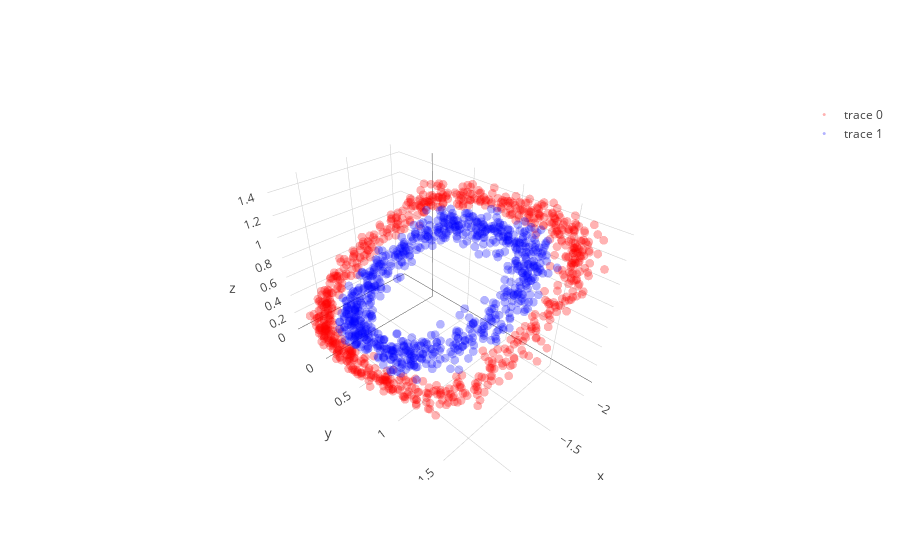
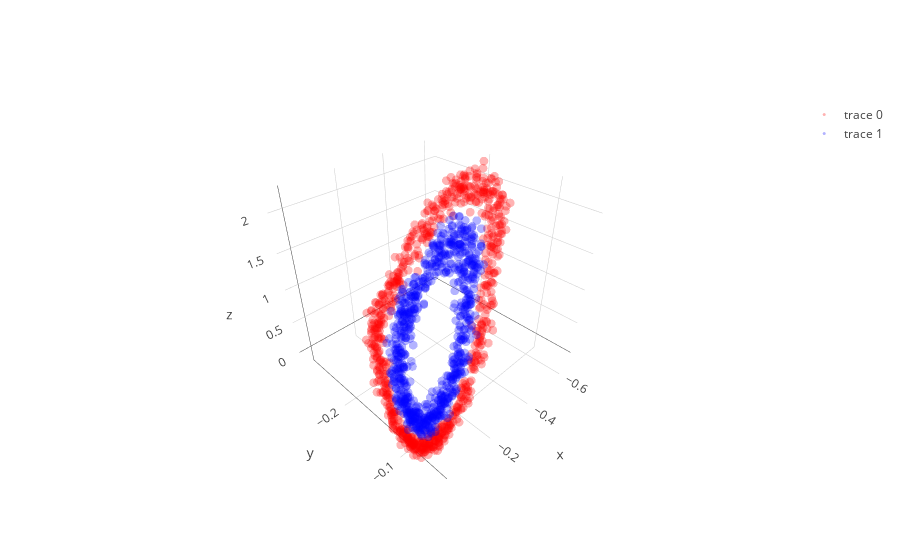

The notebook cell these images were saved under, in order:
### Code cell
learning_rate = 0.0008; beta1=0.9; beta2=0.999; adam_e = 1e-8 

l1 = PCA_layer(2,3);  l1b= batch_norm()
l2 = PCA_layer(3,3);  l2b= batch_norm()
l3 = PCA_layer(3,2)

mini_batch_size    = 20
training_iteration = 100

copyX = np.copy(X)
for iter in range(training_iteration):

    copyX = shuffle(copyX)
    for current_batch_index in range(0,len(X),mini_batch_size):
        current_batch = copyX[current_batch_index:current_batch_index+mini_batch_size]
        
        layer1,layer1_var = l1.feed_non(current_batch,0)
        layer2,layer2_var = l2.feed_non(layer1,0)
        layer3,layer3_var = l3.feed_linear(layer2)

        sys.stdout.write("Iter: " + str(iter) + " " + str(layer1_var.mean() + layer2_var.mean() + layer3_var.mean()) + '\r'); sys.stdout.flush()
        
        grad3   = l3.back_linear()
        grad2   = l2.back_non(grad3,cancel=0,sign_value=-1)
        grad1   = l1.back_non(grad2,cancel=0,sign_value=-1)
   
layer1,layer1_var = l1.feed_non(X,0)
layer2,layer2_var = l2.feed_non(layer1,0)
layer3,layer3_var = l3.feed_linear(layer2)

trace1 = go.Scatter3d(
    x=layer1[y==0,0],
    y=layer1[y==0,1],
    z=layer1[y==0,2],
    mode='markers',
    line=dict(color='red',width=0.5),
    marker=dict(size=3,opacity=0.3)
)
trace2 = go.Scatter3d(
    x=layer1[y==1,0],
    y=layer1[y==1,1],
    z=layer1[y==1,2],
    mode='markers',
    line=dict(color='blue',width=0.5),
    marker=dict(size=3,opacity=0.3)
)
data = [trace1,trace2]
fig  = go.Figure(data=data)
iplot(fig)

trace1 = go.Scatter3d(
    x=layer2[y==0,0],
    y=layer2[y==0,1],
    z=layer2[y==0,2],
    mode='markers',
    line=dict(color='red',width=0.5),
    marker=dict(size=3,opacity=0.3)
)
trace2 = go.Scatter3d(
    x=layer2[y==1,0],
    y=layer2[y==1,1],
    z=layer2[y==1,2],
    mode='markers',
    line=dict(color='blue',width=0.5),
    marker=dict(size=3,opacity=0.3)
)
data = [trace1,trace2]
fig  = go.Figure(data=data)
iplot(fig)

plt.figure(figsize=(8,6))
plt.scatter(layer3[y==0, 0], layer3[y==0, 1], color='red', alpha=0.5)
plt.scatter(layer3[y==1, 0], layer3[y==1, 1], color='blue', alpha=0.5)
plt.show()

### Figure 1 — Plotly figure (JSON) as saved in the notebook; plotly's stock layout.template omitted (floating-point values rounded to 4 significant figures; data arrays with more than 128 entries replaced by an {"elided": "..."} marker saying what was removed)
{"data": [{"line": {"color": "red", "width": 0.5}, "marker": {"opacity": 0.3, "size": 3}, "mode": "markers", "type": "scatter3d", "uid": "c9e9937d-b527-4173-a51a-7904e07bba13", "x": {"elided": "750 float values"}, "y": {"elided": "750 float values"}, "z": {"elided": "750 float values"}}, {"line": {"color": "blue", "width": 0.5}, "marker": {"opacity": 0.3, "size": 3}, "mode": "markers", "type": "scatter3d", "uid": "37313ea8-2552-4627-8b45-5c950e964422", "x": {"elided": "750 float values"}, "y": {"elided": "750 float values"}, "z": {"elided": "750 float values"}}], "layout": {}}

### Figure 2 — Plotly figure (JSON) as saved in the notebook; plotly's stock layout.template omitted (floating-point values rounded to 4 significant figures; data arrays with more than 128 entries replaced by an {"elided": "..."} marker saying what was removed)
{"data": [{"line": {"color": "red", "width": 0.5}, "marker": {"opacity": 0.3, "size": 3}, "mode": "markers", "type": "scatter3d", "uid": "0a237733-5621-4ca9-bebf-fea36508baf3", "x": {"elided": "750 float values"}, "y": {"elided": "750 float values"}, "z": {"elided": "750 float values"}}, {"line": {"color": "blue", "width": 0.5}, "marker": {"opacity": 0.3, "size": 3}, "mode": "markers", "type": "scatter3d", "uid": "96fc2c97-00a7-4986-aa56-89ca4c458fcd", "x": {"elided": "750 float values"}, "y": {"elided": "750 float values"}, "z": {"elided": "750 float values"}}], "layout": {}}
